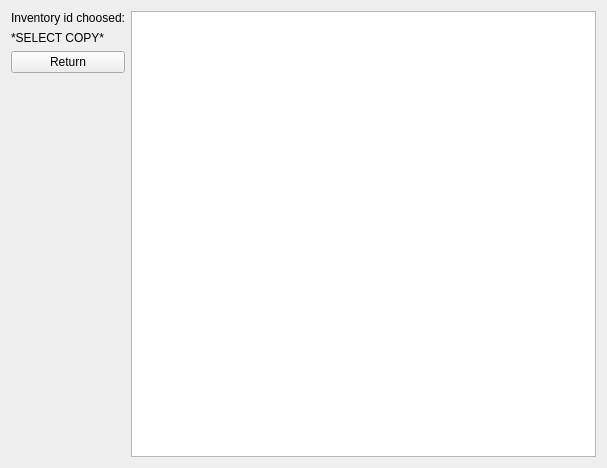
<?xml version="1.0" encoding="UTF-8"?>
<ui version="4.0">
 <class>BookReturnWidget</class>
 <widget class="QWidget" name="BookReturnWidget">
  <property name="geometry">
   <rect>
    <x>0</x>
    <y>0</y>
    <width>607</width>
    <height>468</height>
   </rect>
  </property>
  <property name="windowTitle">
   <string>Form</string>
  </property>
  <layout class="QHBoxLayout" name="horizontalLayout">
   <item>
    <layout class="QVBoxLayout" name="verticalLayout">
     <item>
      <widget class="QLabel" name="label">
       <property name="text">
        <string>Inventory id choosed:</string>
       </property>
      </widget>
     </item>
     <item>
      <widget class="QLabel" name="idLabel">
       <property name="text">
        <string>*SELECT COPY*</string>
       </property>
      </widget>
     </item>
     <item>
      <widget class="QPushButton" name="returnPushButton">
       <property name="text">
        <string>Return</string>
       </property>
      </widget>
     </item>
     <item>
      <spacer name="verticalSpacer">
       <property name="orientation">
        <enum>Qt::Vertical</enum>
       </property>
       <property name="sizeHint" stdset="0">
        <size>
         <width>20</width>
         <height>40</height>
        </size>
       </property>
      </spacer>
     </item>
    </layout>
   </item>
   <item>
    <widget class="QTableView" name="tableView"/>
   </item>
  </layout>
 </widget>
 <resources/>
 <connections/>
</ui>
